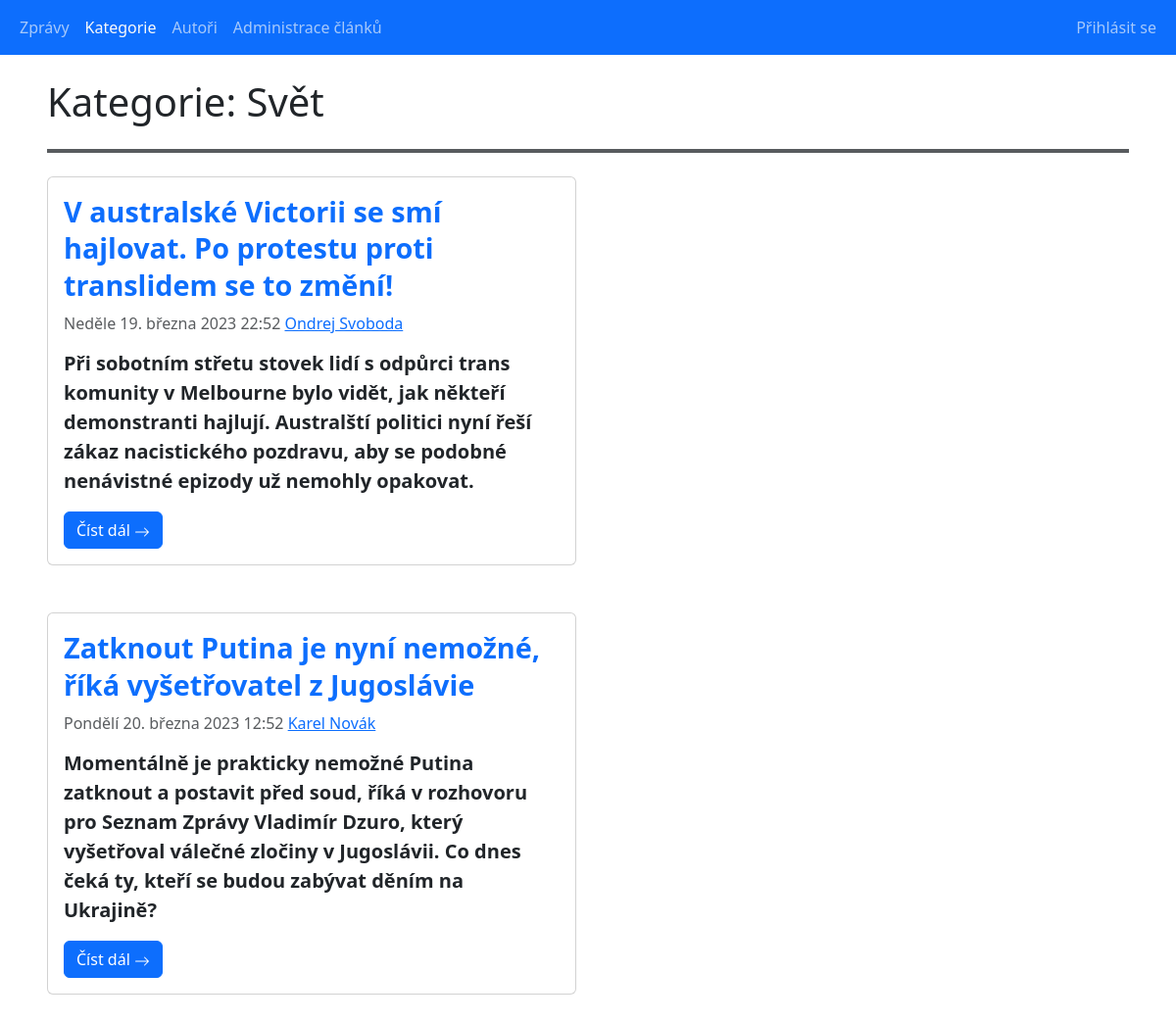
The page /main_projekt/categories_detail.php?id=2 on the database as committed earlier.
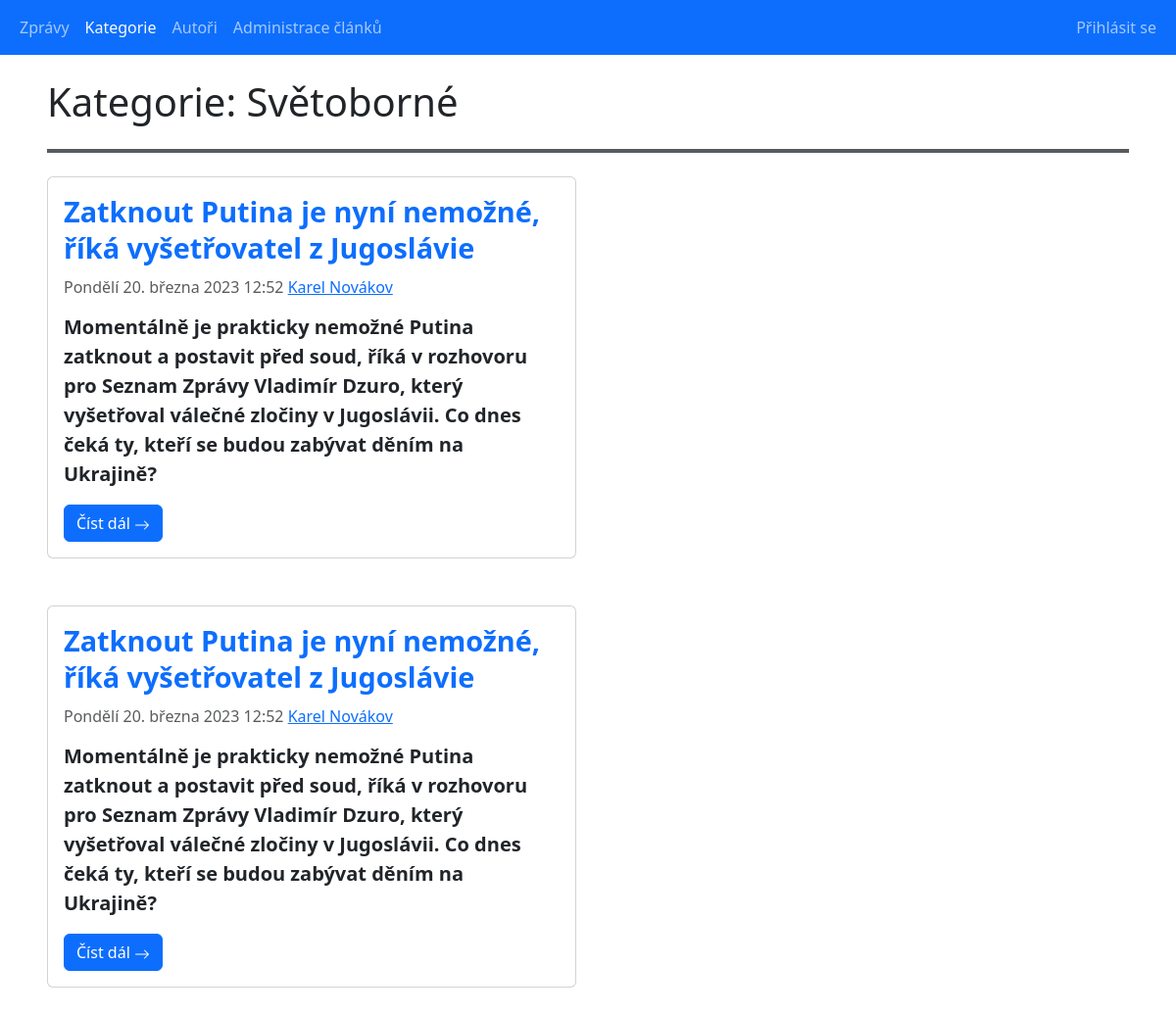
The same page on the database as committed later.
### tables this page shows
CREATE TABLE `categories` (
  `id` int(10) UNSIGNED NOT NULL,
  `category_name` varchar(50) NOT NULL
);

CREATE TABLE `articles` (
  `id` int(10) UNSIGNED NOT NULL,
  `introduction` text DEFAULT NULL,
  `content` text DEFAULT NULL,
  `title` text DEFAULT NULL,
  `author_id` int(10) UNSIGNED NOT NULL,
  `category_id` int(10) UNSIGNED NOT NULL,
  `created_at` datetime NOT NULL DEFAULT current_timestamp(),
  `is_published` tinyint(1) NOT NULL DEFAULT 0 COMMENT 'Zveřejněný/Nezveřejněný'
);

### main_projekt/classes/Database.php (called while the page is built, shortened)
<?php
class Database
{
    public function __construct()
    {
        $this->conn = new PDO(self::DSN, self::USERNAME, self::PASSWORD, [
            PDO::ATTR_ERRMODE => PDO::ERRMODE_EXCEPTION,
        ]);
        $this->conn->query('SET NAMES utf8');
    }
}

### main_projekt/classes/DateUtils.php (called while the page is built)
<?php
class DateUtils {
    public static function DatumCesky(string $date): string
    {
        $englishDate = (new Datetime($date))->format('l d. F Y H:i');
        $men = [
            'January', 'February', 'March', 'April', 'May',
            'June', 'July', 'August', 'September', 'October',
            'November', 'December'
        ];
        $mcz = [
            'ledna', 'února', 'března', 'dubna', 'května',
            'června', 'července', 'srpna', 'září', 'října',
            'listopadu', 'prosince'
        ];
        $englishDate = str_replace($men, $mcz, $englishDate);
        $den = [
            'Monday', 'Tuesday', 'Wednesday', 'Thursday',
            'Friday', 'Saturday', 'Sunday'
        ];
        $dcz = [
            'Pondělí', 'Úterý', 'Středa', 'Čtvrtek',
            'Pátek', 'Sobota', 'Neděle'
        ];
        return str_replace($den, $dcz, $englishDate);
    }
}

### main_projekt/categories_detail.php (the view, shortened to what this page needs)
<?php
require_once 'classes/Database.php';
require_once 'classes/DateUtils.php';
$db = new Database();
if (isset($_GET['id']) && is_numeric($_GET['id'])) {
    $sql = 'SELECT * from categories where id = :id';
    $stmt = $db->conn->prepare($sql);
    $stmt->execute([
        ':id' => $_GET['id'],
    ]);
    $category = $stmt->fetch(PDO::FETCH_ASSOC);
    $sql = 'SELECT a.*,CONCAT(ath.name, " ", ath.surname) as author_fullname from articles a
            left join authors ath on a.author_id = ath.id
            where a.is_published = 1 and a.category_id = :category_id';
    $stmt = $db->conn->prepare($sql);
    $stmt->execute([
        ':category_id' => $_GET['id'],
    ]);
    $articles = $stmt->fetchAll(PDO::FETCH_ASSOC);
}
else {
    header('Location: categories_list.php');
    die();
}
?>
<!doctype html>
<html lang="cs">
<head>
    <link rel="stylesheet" href="./bootstrap/css/bootstrap.min.css">
    <link rel="stylesheet" href="./styles/index.css">
</head>
<body>
<?php include_once 'reusable_components/navbar.php'; ?>
<div class="container-fluid px-5">
    <h1 class="mb-4">Kategorie: <?= $category['category_name']?></h1>
    <hr class="border border-dark border-2 opacity-75 mb-4">
    <div class="row flex-column">
        <div class="col-sm-9 col-lg-6">
            <?php if(empty($articles)): ?>
                <h2>Žádné veřejně dostupné články</h2>
            <?php else: ?>
                <?php foreach ($articles as $article): ?>
                    <div class="card mb-5">
                        <div class="card-body">
                            <h5 class="card-title ar_title mb-3">
                                <a href="articles_detail.php?article_id=<?= $article['id'] ?>">
                                    <?= $article['title'] ?>
                                </a>
                            </h5>
                            <h6 class="card-subtitle mb-3 text-muted">
                                <time>
                                    <?= DateUtils::DatumCesky($article['created_at']) ?>
                                </time>
                                <a href="authors_detail.php?id=<?= $article['author_id'] ?>"><?= $article['author_fullname'] ?></a>
                            </h6>
                            <p class="card-text mb-3 fw-semibold fs-5">
                                <?= $article['introduction'] ?>
                            </p>
                            <a href="articles_detail.php?article_id=<?= $article['id'] ?>" class="card-link btn btn-primary">Číst dál
                                <svg xmlns="http://www.w3.org/2000/svg" width="16" height="16" fill="currentColor" class="bi bi-arrow-right" viewBox="0 0 16 16">
                                    <path fill-rule="evenodd" d="M1 8a.5.5 0 0 1 .5-.5h11.793l-3.147-3.146a.5.5 0 0 1 .708-.708l4 4a.5.5 0 0 1 0 .708l-4 4a.5.5 0 0 1-.708-.708L13.293 8.5H1.5A.5.5 0 0 1 1 8z"/>
                                </svg>
                            </a>
                        </div>
                    </div>
                <?php endforeach; ?>
            <?php endif; ?>
        </div>
    </div>
</div>
</body>
</html>

Rows that differ between the two databases and show on the page:
no longer on this page (row edited): articles: title "V australské Victorii se smí hajlovat. Po protestu proti translidem se to změní!", created_at "Neděle 19. března 2023 22:52", author_fullname "Ondrej Svoboda", introduction "Při sobotním střetu stovek lidí s odpůrci trans komunity v Melbourne bylo vidět, jak někteří demonstranti hajlují. Australští politici nyní řeší zákaz nacistického pozdravu, aby se podobné nenávistné epizody už nemohly opakovat."
no longer on this page (row edited): articles: title "Zatknout Putina je nyní nemožné, říká vyšetřovatel z Jugoslávie", created_at "Pondělí 20. března 2023 12:52", author_fullname "Karel Novák", introduction "Momentálně je prakticky nemožné Putina zatknout a postavit před soud, říká v rozhovoru pro Seznam Zprávy Vladimír Dzuro, který vyšetřoval válečné zločiny v Jugoslávii. Co dnes čeká ty, kteří se budou zabývat děním na Ukrajině?"
changed categories: category_name "Svět" → "Světoborné"
added articles: title "Zatknout Putina je nyní nemožné, říká vyšetřovatel z Jugoslávie", created_at "Pondělí 20. března 2023 12:52", author_fullname "Karel Novákov", introduction "Momentálně je prakticky nemožné Putina zatknout a postavit před soud, říká v rozhovoru pro Seznam Zprávy Vladimír Dzuro, který vyšetřoval válečné zločiny v Jugoslávii. Co dnes čeká ty, kteří se budou zabývat děním na Ukrajině?"
added articles: title "Zatknout Putina je nyní nemožné, říká vyšetřovatel z Jugoslávie", created_at "Pondělí 20. března 2023 12:52", author_fullname "Karel Novákov", introduction "Momentálně je prakticky nemožné Putina zatknout a postavit před soud, říká v rozhovoru pro Seznam Zprávy Vladimír Dzuro, který vyšetřoval válečné zločiny v Jugoslávii. Co dnes čeká ty, kteří se budou zabývat děním na Ukrajině?"
